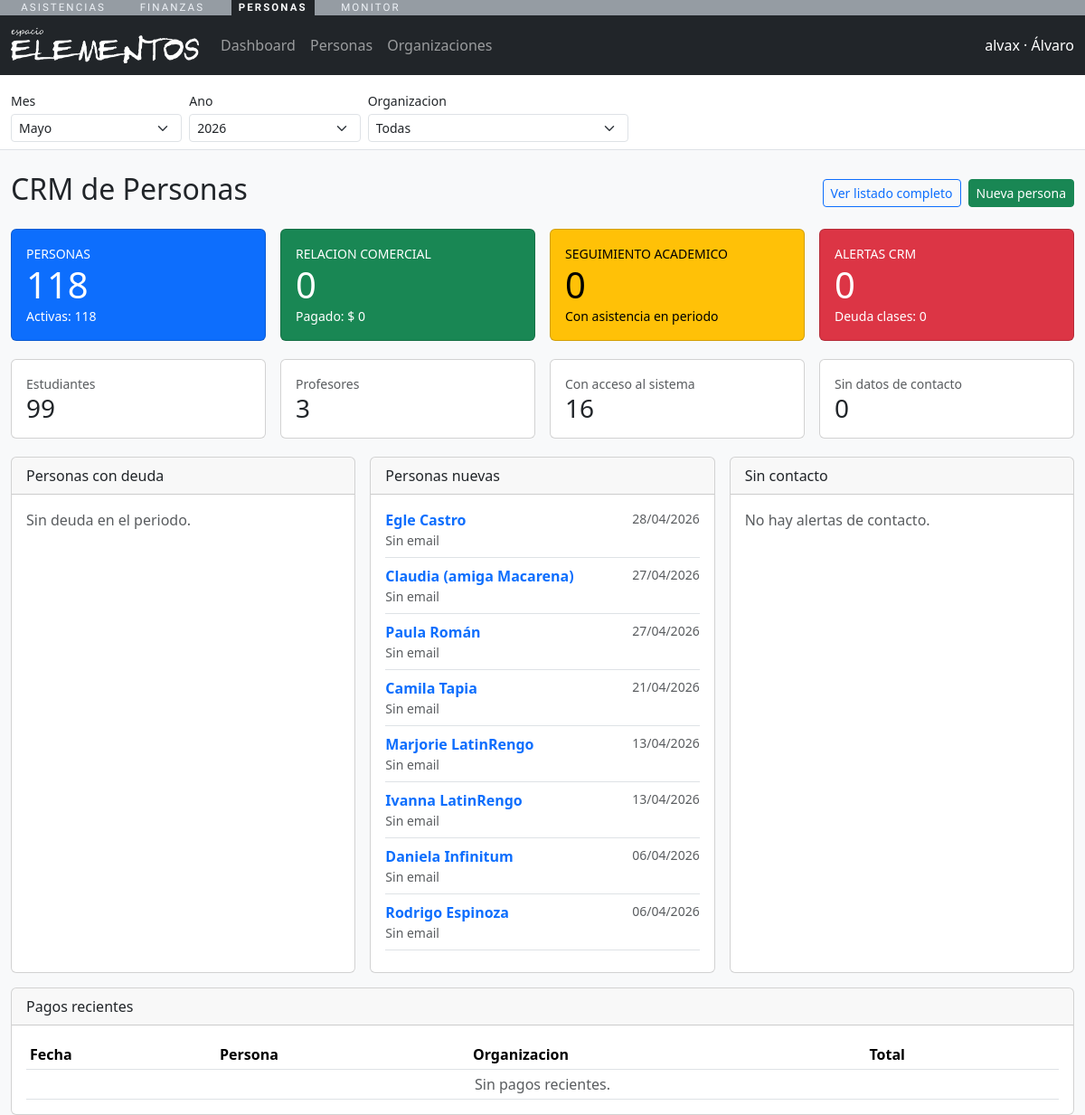
The app's page /personas/ (signed in) with its own data.
### personas/models.py (models this page shows, shortened)
class Persona(models.Model):
    nombres = models.CharField(max_length=150)
    apellidos = models.CharField(max_length=150)
    email = models.EmailField(unique=True, null=True, blank=True)
    telefono = models.CharField(max_length=50, blank=True)
    rut = models.CharField(
        max_length=20,
        blank=True,
        default="",
        validators=[validar_rut_chileno],
    )
    fecha_nacimiento = models.DateField(null=True, blank=True)
    activo = models.BooleanField(default=True)
    user = models.OneToOneField(
        settings.AUTH_USER_MODEL,
        on_delete=models.CASCADE,
        null=True,
        blank=True,
        related_name="persona",
    )
    creado_en = models.DateTimeField(auto_now_add=True)
    actualizado_en = models.DateTimeField(auto_now=True)
    class Meta:
        verbose_name = "Persona"
        verbose_name_plural = "Personas"
        ordering = ["apellidos", "nombres"]
        db_table = "cuentas_persona"
    def __str__(self) -> str:
        return f"{self.nombres} {self.apellidos}".strip()

### personas/views.py (the view)
# urls.py: path("", views.dashboard, name="dashboard"),
@role_required(ROLE_ADMIN)
def dashboard(request):
    context = _base_context(request)
    periodo = resolver_periodo(request)
    organizacion = organizacion_desde_request(request)
    personas_qs = _annotate_personas_resumen(
        _personas_queryset(organizacion),
        mes=periodo["mes"],
        anio=periodo["anio"],
        organizacion=organizacion,
    )
    pagos_qs = aplicar_periodo(Payment.objects.all(), "fecha_pago", request=request)
    consumos_qs = aplicar_periodo(AttendanceConsumption.objects.all(), "clase_fecha", request=request)
    asistencias_qs = aplicar_periodo(Asistencia.objects.all(), "sesion__fecha", request=request)
    if organizacion:
        pagos_qs = pagos_qs.filter(organizacion=organizacion)
        consumos_qs = consumos_qs.filter(asistencia__sesion__disciplina__organizacion=organizacion)
        asistencias_qs = asistencias_qs.filter(sesion__disciplina__organizacion=organizacion)
    context.update(
        {
            "total_personas": personas_qs.count(),
            "personas_activas": personas_qs.filter(activo=True).count(),
            "personas_con_usuario": personas_qs.filter(user__isnull=False).count(),
            "estudiantes_total": personas_qs.filter(roles__activo=True, roles__rol__codigo="ESTUDIANTE").distinct().count(),
            "profesores_total": personas_qs.filter(roles__activo=True, roles__rol__codigo="PROFESOR").distinct().count(),
            "personas_con_deuda_total": personas_qs.filter(deuda_periodo__gt=0).count(),
            "personas_con_asistencia": asistencias_qs.values("persona_id").distinct().count(),
            "pagos_registrados": pagos_qs.count(),
            "monto_pagado_total": pagos_qs.aggregate(total=Sum("monto_total")).get("total") or 0,
            "deuda_total_clases": consumos_qs.filter(estado=AttendanceConsumption.Estado.DEUDA).count(),
            "personas_con_deuda": personas_qs.filter(deuda_periodo__gt=0).order_by("-deuda_periodo", "apellidos", "nombres")[:8],
            "personas_sin_contacto": personas_qs.filter(
                Q(email__isnull=True) | Q(email=""),
                Q(telefono=""),
            ).order_by("apellidos", "nombres")[:8],
            "personas_nuevas": personas_qs.order_by("-creado_en")[:8],
            "pagos_recientes": pagos_qs.select_related("persona", "organizacion").order_by("-fecha_pago", "-id")[:8],
        }
    )
    return render(request, "personas/dashboard.html", context)

### asistencias/utils.py (called while the page is built, shortened)
def usuario_tiene_roles(user, roles: list[str]) -> bool:
    if not roles:
        return True
    if user.is_superuser:
        return True

### finanzas/templatetags/finanzas_format.py (called while the page is built)
@register.filter(name="clp")
def clp(value):
    if value in (None, ""):
        return "$ 0"
    try:
        monto = Decimal(str(value))
    except (InvalidOperation, TypeError, ValueError):
        return value
    monto = monto.quantize(Decimal("1"), rounding=ROUND_HALF_UP)
    signo = "-" if monto < 0 else ""
    entero = f"{abs(int(monto)):,}".replace(",", ".")
    return f"{signo}$ {entero}"

### personas/views.py (called while the page is built, shortened)
def _base_context(request):
    return nav_context(request)

def _personas_queryset(organizacion=None):
    queryset = Persona.objects.select_related("user").prefetch_related(
        Prefetch(
            "roles",
            queryset=PersonaRol.objects.select_related("rol", "organizacion").order_by(
                "organizacion__nombre",
                "rol__nombre",
            ),
        )
    )
    return queryset

### plataformaelemental/context.py (called while the page is built, shortened)
def _fin_de_mes(fecha):
    return (fecha.replace(day=28) + timedelta(days=4)).replace(day=1) - timedelta(days=1)

def _normalizar_mes(raw_mes, hoy):
    if raw_mes is None or str(raw_mes).strip() == "":
        return hoy.month

def _normalizar_anio(raw_anio, hoy):
    if raw_anio is None or str(raw_anio).strip() == "":
        return hoy.year

def resolver_periodo(request):
    hoy = timezone.localdate()
    mes = _normalizar_mes(request.GET.get("periodo_mes"), hoy)
    anio = _normalizar_anio(request.GET.get("periodo_anio"), hoy)
    referencia = hoy.replace(year=anio or hoy.year, month=mes or hoy.month, day=1)
    return {
        "mes": mes,
        "anio": anio,
        "referencia_inicio": referencia,
        "referencia_fin": _fin_de_mes(referencia),
    }

def filtros_periodo(campo, *, request=None, mes=None, anio=None):
    if request is not None:
        periodo = resolver_periodo(request)
        mes = periodo["mes"]
        anio = periodo["anio"]
    filtros = {}
    if anio is not None:
        filtros[f"{campo}__year"] = anio
    if mes is not None:
        filtros[f"{campo}__month"] = mes
    return filtros

def aplicar_periodo(queryset, campo, *, request=None, mes=None, anio=None):
    filtros = filtros_periodo(campo, request=request, mes=mes, anio=anio)
    if not filtros:
        return queryset
    return queryset.filter(**filtros)

### personas/templates/personas/dashboard.html (shortened to what this page needs)
{% extends "personas/base_personas.html" %}
{% load finanzas_format %}
{% block content %}
<div class="mt-4">
  <div class="d-flex justify-content-between align-items-center mb-3">
    <h2>CRM de Personas</h2>
    <div class="d-flex gap-2">
      <a class="btn btn-sm btn-outline-primary" href="{% url 'personas:personas_list' %}?{{ request.GET.urlencode }}">
        Ver listado completo
      </a>
      <a class="btn btn-sm btn-success" href="{% url 'personas:persona_create' %}?{{ request.GET.urlencode }}">
        Nueva persona
      </a>
    </div>
  </div>
  <div class="row g-3">
    <div class="col-md-3">
      <div class="card text-bg-primary">
        <div class="card-body">
          <div class="small text-uppercase">Personas</div>
          <div class="display-6">{{ total_personas }}</div>
          <div class="small">Activas: {{ personas_activas }}</div>
        </div>
      </div>
    </div>
    <div class="col-md-3">
      <div class="card text-bg-success">
        <div class="card-body">
          <div class="small text-uppercase">Relacion comercial</div>
          <div class="display-6">{{ pagos_registrados }}</div>
          <div class="small">Pagado: {{ monto_pagado_total|clp }}</div>
        </div>
      </div>
    </div>
    <div class="col-md-3">
      <div class="card text-bg-warning">
        <div class="card-body">
          <div class="small text-uppercase">Seguimiento academico</div>
          <div class="display-6">{{ personas_con_asistencia }}</div>
          <div class="small">Con asistencia en periodo</div>
        </div>
      </div>
    </div>
    <div class="col-md-3">
      <div class="card text-bg-danger">
        <div class="card-body">
          <div class="small text-uppercase">Alertas CRM</div>
          <div class="display-6">{{ personas_con_deuda_total }}</div>
          <div class="small">Deuda clases: {{ deuda_total_clases }}</div>
        </div>
      </div>
    </div>
  </div>
  <div class="row g-3 mt-1">
    <div class="col-md-3">
      <div class="card">
        <div class="card-body">
          <div class="small text-muted">Estudiantes</div>
          <div class="h3 mb-0">{{ estudiantes_total }}</div>
        </div>
      </div>
    </div>
    <div class="col-md-3">
      <div class="card">
        <div class="card-body">
          <div class="small text-muted">Profesores</div>
          <div class="h3 mb-0">{{ profesores_total }}</div>
        </div>
      </div>
    </div>
    <div class="col-md-3">
      <div class="card">
        <div class="card-body">
          <div class="small text-muted">Con acceso al sistema</div>
          <div class="h3 mb-0">{{ personas_con_usuario }}</div>
        </div>
      </div>
    </div>
    <div class="col-md-3">
      <div class="card">
        <div class="card-body">
          <div class="small text-muted">Sin datos de contacto</div>
          <div class="h3 mb-0">{{ personas_sin_contacto|length }}</div>
        </div>
      </div>
    </div>
  </div>
  <div class="row g-3 mt-1">
    <div class="col-lg-4">
      <div class="card h-100">
        <div class="card-header">Personas con deuda</div>
        <div class="card-body">
          {% for item in personas_con_deuda %}
          <div class="d-flex justify-content-between align-items-start border-bottom pb-2 mb-2">
            <div>
              <a class="fw-semibold text-decoration-none" href="{% url 'personas:persona_detail' item.pk %}?{{ request.GET.urlencode }}">{{ item }}</a>
              <div class="small text-muted">Pagos: {{ item.pagos_periodo }} · Asistencias: {{ item.asistencias_periodo }}</div>
            </div>
            <span class="badge text-bg-danger">{{ item.deuda_periodo }}</span>
          </div>
          {% empty %}
          <div class="text-muted">Sin deuda en el periodo.</div>
          {% endfor %}
        </div>
      </div>
    </div>
    <div class="col-lg-4">
      <div class="card h-100">
        <div class="card-header">Personas nuevas</div>
        <div class="card-body">
          {% for item in personas_nuevas %}
          <div class="d-flex justify-content-between align-items-start border-bottom pb-2 mb-2">
            <div>
              <a class="fw-semibold text-decoration-none" href="{% url 'personas:persona_detail' item.pk %}?{{ request.GET.urlencode }}">{{ item }}</a>
              <div class="small text-muted">{{ item.email|default:"Sin email" }}</div>
            </div>
            <span class="small text-muted">{{ item.creado_en|date:"d/m/Y" }}</span>
          </div>
          {% empty %}
          <div class="text-muted">Sin registros.</div>
          {% endfor %}
        </div>
      </div>
    </div>
    <div class="col-lg-4">
      <div class="card h-100">
        <div class="card-header">Sin contacto</div>
        <div class="card-body">
          {% for item in personas_sin_contacto %}
          <div class="d-flex justify-content-between align-items-start border-bottom pb-2 mb-2">
            <div>
              <a class="fw-semibold text-decoration-none" href="{% url 'personas:persona_detail' item.pk %}?{{ request.GET.urlencode }}">{{ item }}</a>
              <div class="small text-muted">Telefono y email incompletos</div>
            </div>
            <span class="badge text-bg-secondary">{% if item.user_id %}con usuario{% else %}sin usuario{% endif %}</span>
          </div>
          {% empty %}
          <div class="text-muted">No hay alertas de contacto.</div>
          {% endfor %}
        </div>
      </div>
    </div>
  </div>
  <div class="card mt-3">
    <div class="card-header">Pagos recientes</div>
    <div class="card-body table-responsive">
      <table class="table table-sm mb-0">
        <thead>
          <tr>
            <th>Fecha</th>
            <th>Persona</th>
            <th>Organizacion</th>
            <th>Total</th>
            <th></th>
          </tr>
        </thead>
        <tbody>
          {% for pago in pagos_recientes %}
          <tr>
            <td>{{ pago.fecha_pago|date:"d/m/Y" }}</td>
            <td><a href="{% url 'personas:persona_detail' pago.persona.pk %}?{{ request.GET.urlencode }}">{{ pago.persona }}</a></td>
            <td>{{ pago.organizacion.nombre }}</td>
            <td>{{ pago.monto_total|clp }}</td>
            <td class="text-end">
              <a class="btn btn-sm btn-outline-secondary" href="{% url 'finanzas:pago_detail' pago.pk %}?{{ request.GET.urlencode }}">
                <i class="bi bi-eye"></i>
              </a>
            </td>
          </tr>
          {% empty %}
          <tr><td colspan="5" class="text-center text-muted">Sin pagos recientes.</td></tr>
          {% endfor %}
        </tbody>
      </table>
    </div>
  </div>
</div>
{% endblock %}

### personas/templates/personas/base_personas.html (shortened to what this page needs)
{% load static %}
<!DOCTYPE html>
<html lang="es">
  <head>
    <link href="https://cdn.jsdelivr.net/npm/bootstrap@5.3.3/dist/css/bootstrap.min.css" rel="stylesheet">
    <link href="https://cdn.jsdelivr.net/npm/bootstrap-icons@1.11.3/font/bootstrap-icons.css" rel="stylesheet">
  </head>
  <body class="bg-light">
    {% include "shared/barra_apps.html" %}
    <nav class="navbar navbar-expand-lg navbar-dark bg-dark">
      <div class="container-fluid">
        <a class="navbar-brand" href="{% url 'personas:dashboard' %}?periodo_mes={{ periodo_mes }}&periodo_anio={{ periodo_anio }}{% if organizacion_id %}&organizacion={{ organizacion_id }}{% endif %}">
          <img src="{% static 'img/logotipo-blanco.png' %}" alt="Personas" style="height: 40px;">
        </a>
        <div class="collapse navbar-collapse" id="personasNav">
          <ul class="navbar-nav me-auto">
            <li class="nav-item"><a class="nav-link" href="{% url 'personas:dashboard' %}?periodo_mes={{ periodo_mes }}&periodo_anio={{ periodo_anio }}">Dashboard</a></li>
            <li class="nav-item"><a class="nav-link" href="{% url 'personas:personas_list' %}?periodo_mes={{ periodo_mes }}&periodo_anio={{ periodo_anio }}">Personas</a></li>
            <li class="nav-item"><a class="nav-link" href="{% url 'personas:organizaciones_list' %}?periodo_mes={{ periodo_mes }}&periodo_anio={{ periodo_anio }}{% if organizacion_id %}&organizacion={{ organizacion_id }}{% endif %}">Organizaciones</a></li>
          </ul>
          <span class="navbar-text text-white">
            {{ request.user.get_username }}{% if persona %} · {{ persona.nombres }}{% endif %}
          </span>
        </div>
      </div>
    </nav>
    <div class="bg-white border-bottom">
      <div class="container-fluid py-2">
        <form method="get" class="row g-2 align-items-end" id="periodo-personas-form">
          <div class="col-6 col-md-2">
            <label class="form-label small mb-1">Mes</label>
            <select name="periodo_mes" class="form-select form-select-sm js-periodo-autosubmit">
              {% for value, label in periodo_meses %}
                <option value="{{ value }}" {% if periodo_mes == value %}selected{% endif %}>{{ label }}</option>
              {% endfor %}
            </select>
          </div>
          <div class="col-6 col-md-2">
            <label class="form-label small mb-1">Ano</label>
            <select name="periodo_anio" class="form-select form-select-sm js-periodo-autosubmit">
              {% for y in periodo_anios %}
                <option value="{{ y.0 }}" {% if periodo_anio == y.0 %}selected{% endif %}>{{ y.1 }}</option>
              {% endfor %}
            </select>
          </div>
          <div class="col-12 col-md-3">
            <label class="form-label small mb-1">Organizacion</label>
            <select name="organizacion" class="form-select form-select-sm js-periodo-autosubmit">
              <option value="">Todas</option>
            </select>
          </div>
        </form>
      </div>
    </div>
    <div class="container-fluid">
      {% block content %}{% endblock %}
    </div>
  </body>
</html>

### records on screen
Persona: nombres "Álvaro"
Persona: nombres+apellidos "Egle Castro", email "Sin email", creado_en "28/04/2026"
Persona: nombres+apellidos "Claudia (amiga Macarena)", email "Sin email", creado_en "27/04/2026"
Persona: nombres+apellidos "Paula Román", email "Sin email", creado_en "27/04/2026"
Persona: nombres+apellidos "Camila Tapia", email "Sin email", creado_en "21/04/2026"
Persona: nombres+apellidos "Marjorie LatinRengo", email "Sin email", creado_en "13/04/2026"
Persona: nombres+apellidos "Ivanna LatinRengo", email "Sin email", creado_en "13/04/2026"
Persona: nombres+apellidos "Daniela Infinitum", email "Sin email", creado_en "06/04/2026"
Persona: nombres+apellidos "Rodrigo Espinoza", email "Sin email", creado_en "06/04/2026"

### other values on screen
{{ request.user.get_username }} "alvax"
{{ total_personas }} "118"
{{ personas_activas }} "118"
{{ pagos_registrados }} "0"
{{ monto_pagado_total|clp }} "$ 0"
{{ personas_con_asistencia }} "0"
{{ personas_con_deuda_total }} "0"
{{ deuda_total_clases }} "0"
{{ estudiantes_total }} "99"
{{ profesores_total }} "3"
{{ personas_con_usuario }} "16"
{{ personas_sin_contacto|length }} "0"
form field periodo_mes "Mayo"
form field periodo_anio "2026"
